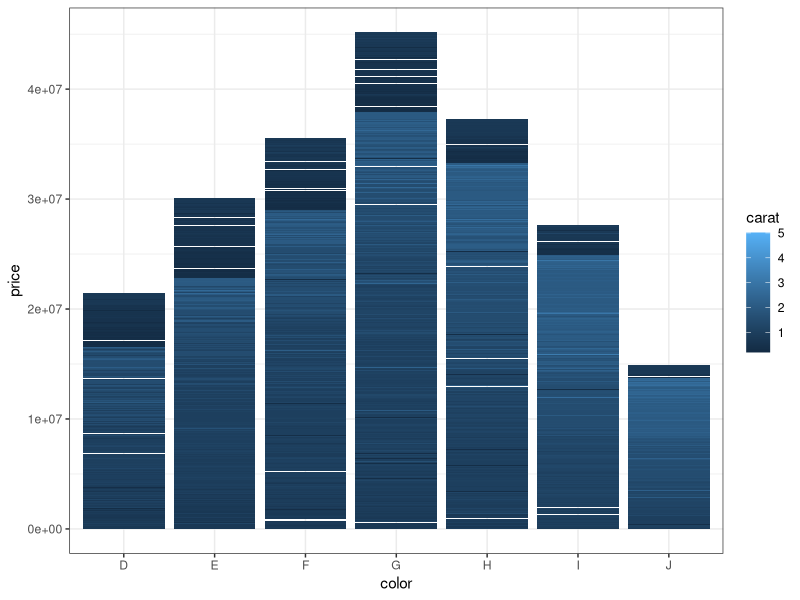
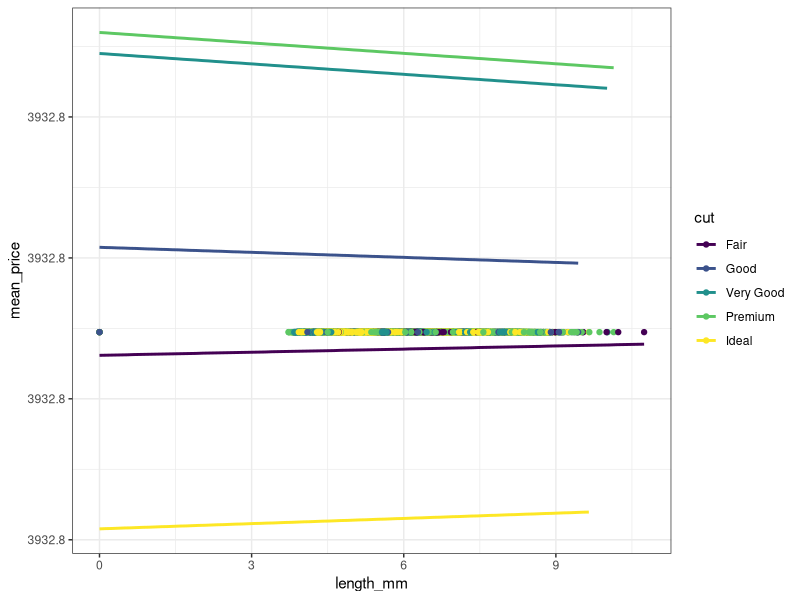

Source code (R) for these figures, in order:
## ---- chunk 1
library(tidyverse) 
library(ggplot2)
## ---- chunk 2
diamonds <- diamonds %>% rename(
    depth_pct = depth,
    length_mm = x,
    width_mm = y,
    depth_mm = z,
    table_pct = table
  )
## ---- chunk 3

miamonds <- diamonds %>% 
  mutate(mean_price = mean(price), mean_carat = mean(carat))

making_col_plot = function(df, i, j, k) {
  df %>% 
    ggplot(aes(x = {{i}}, y = {{j}}, fill = {{k}}))+
    geom_col()+
    theme_bw()
}

making_line_plot = function(df, l, m, n){
df %>% 
   ggplot(aes(x = {{l}}, y = {{m}}, color = {{n}}))+
  geom_point()+
  geom_smooth(method = lm, se = FALSE)+
  theme_bw()
}

making_col_plot(miamonds, color, price, carat)
making_line_plot(miamonds, length_mm, mean_price, cut)


## ---- chunk 4

diamonds <- diamonds %>%
  mutate(table_mm = table_pct * width_mm / 100)

# Overall table_mm arithmetic mean?






# table_mm arithmetic mean within each clarity category






## ---- chunk 5
# calculate the arithmetic mean across all numeric variables




## ---- chunk 6
# Write gmean() command



## ---- chunk 7

test_data <- list(
  test1 = c(2.1, 3.8, 4.2),
  test2 = c(1, 10, 100, 1000),
  test3 = c(0, 1, 4),
  test4 = c(0.38,  0.94, -1.56),
  test5 = c(TRUE, TRUE),
  test6 = c("6", "7", "8")
)


# Create for loop to test gmean() on the above examples


## ---- chunk 8
# Copy gmean() from Ex 3 and edit it to check the input





# Copy your code from Ex 4 to test your new command





## ---- chunk 9
# replicate the for loop from Ex 4 using the map (or a similar) function

## ---- chunk 10
# Overall table_mm arithmetic mean, median, and geometric mean?






# Arithmetic mean, median, and geometric mean of table_mm within each clarity category






## ---- chunk 11
# Create gmean2() that computes the geometric mean 
#   that uses the original definition






## ---- chunk 12
# Create a function that computes the harmonic mean







